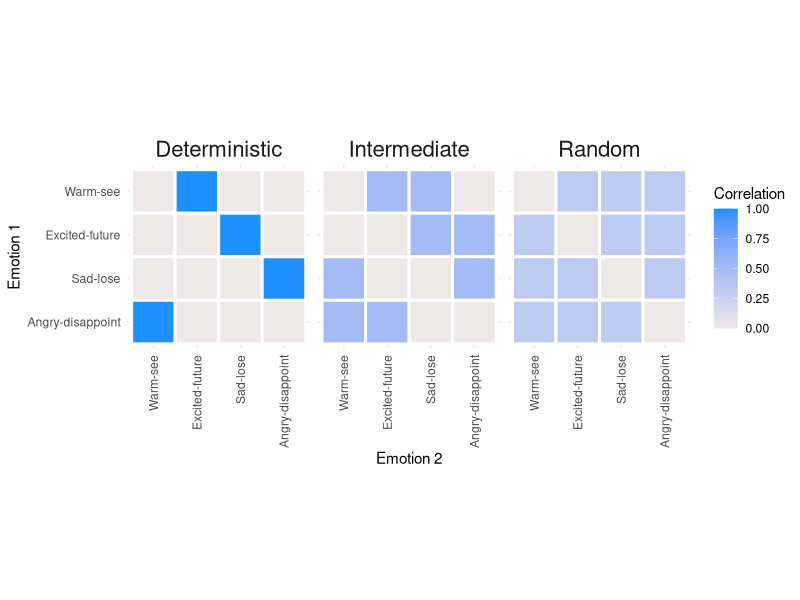

The R source for this figure:
## ---- chunk 1
#| fig-height: 3
#| fig-align: center
#| fig-alt: "Determines the probability that emotions are paired in each experimental conditions"

library(tidyverse)
library(ggplot2)

set.seed(123)
emotions <- c("Warm-see", "Excited-future", "Sad-lose", "Angry-disappoint")

binary_matrix <- function(n, r) {
 if (r > n) stop("r must be <= n")
  
  mat <- matrix(0, nrow = n, ncol = n)
  
  for (i in 1:n) {
    cols <- (((i + 1):(i + r)) - 1) %% n + 1
    mat[i, cols] <- 1/r
  }
  
  as.vector(mat)
}

x <- emotions
y <- emotions

data <- expand.grid(`Emotion 1`= y, `Emotion 2` = x)

# data <- data %>% mutate(Random = rep(1/3, times = 9), Intermediate = c(0,0.5,0.5,0.5,0,0.5,0.5, 0.5, 0), Deterministic = c(0,1,0,0,0,1,1,0,0)) %>% pivot_longer(cols=c("Random", "Intermediate", "Deterministic"), names_to = "Randomness", values_to = "Correlation")

data <- data %>% mutate(Random = binary_matrix(4,3), Intermediate = binary_matrix(4,2), Deterministic = binary_matrix(4,1)) %>% pivot_longer(cols=c("Random", "Intermediate", "Deterministic"), names_to = "Randomness", values_to = "Correlation")

ggplot(data, aes(y = `Emotion 1`, x = `Emotion 2`, fill=Correlation)) + geom_tile(colour = "white", linewidth = 1) + theme_minimal() + facet_grid(~Randomness) + theme(aspect.ratio = 1, strip.text = element_text(size = 16), axis.text.x = element_text(angle = 90, hjust=1, vjust=0.5)) + scale_y_discrete(limits=rev(emotions)) + scale_fill_gradient(low = "snow2", high = "dodgerblue")
